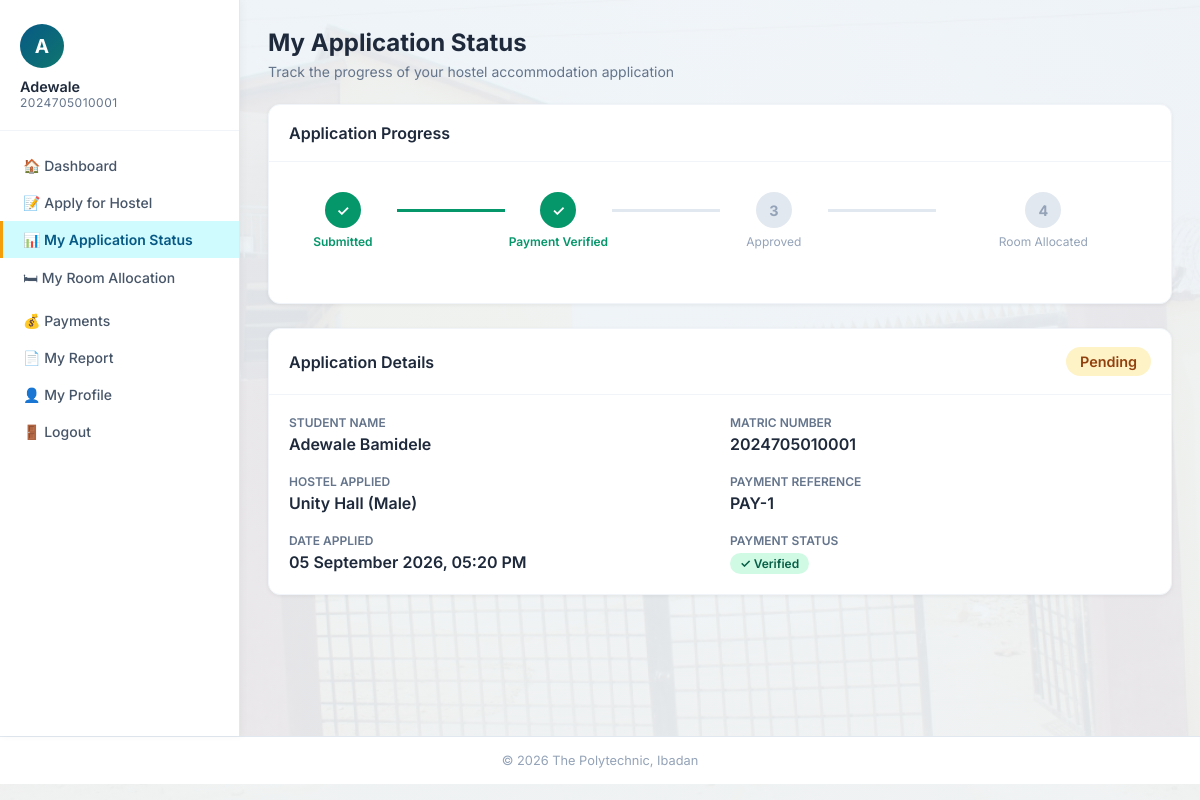
Page /student/status.php (signed in) on the committed database.
### tables this page shows
CREATE TABLE students (
    student_id INT AUTO_INCREMENT PRIMARY KEY,
    matric_no VARCHAR(13) NOT NULL UNIQUE,
    full_name VARCHAR(200) NOT NULL,
    department VARCHAR(150) NOT NULL,
    level VARCHAR(20) NOT NULL,
    gender VARCHAR(10) NOT NULL,
    phone VARCHAR(20),
    email VARCHAR(150),
    password VARCHAR(255) NOT NULL,
    created_at DATETIME DEFAULT CURRENT_TIMESTAMP
);

CREATE TABLE payments (
    payment_id INT AUTO_INCREMENT PRIMARY KEY,
    student_id INT NOT NULL,
    amount DECIMAL(10,2) NOT NULL,
    payment_ref VARCHAR(100),
    payment_date DATETIME DEFAULT CURRENT_TIMESTAMP,
    verified VARCHAR(10) DEFAULT 'No',
    FOREIGN KEY (student_id) REFERENCES students(student_id) ON DELETE CASCADE
);

CREATE TABLE applications (
    app_id INT AUTO_INCREMENT PRIMARY KEY,
    student_id INT NOT NULL,
    hostel_id INT NOT NULL,
    preferred_room_id INT NULL,
    preferred_bunk VARCHAR(10) NULL,
    payment_ref VARCHAR(100),
    status VARCHAR(20) NOT NULL DEFAULT 'Pending',
    rejection_reason TEXT NULL,
    applied_at DATETIME DEFAULT CURRENT_TIMESTAMP,
    FOREIGN KEY (student_id) REFERENCES students(student_id) ON DELETE CASCADE,
    FOREIGN KEY (hostel_id) REFERENCES hostels(hostel_id) ON DELETE CASCADE,
    FOREIGN KEY (preferred_room_id) REFERENCES rooms(room_id) ON DELETE SET NULL
);

CREATE TABLE hostels (
    hostel_id INT AUTO_INCREMENT PRIMARY KEY,
    hostel_name VARCHAR(150) NOT NULL,
    hostel_type VARCHAR(10) NOT NULL,
    total_rooms INT NOT NULL,
    created_at DATETIME DEFAULT CURRENT_TIMESTAMP
);

### student/status.php (the view, shortened to what this page needs)
<?php
require_once '../includes/db.php';
$sid = $_SESSION['student_id'];
$student = $pdo->prepare("SELECT * FROM students WHERE student_id=?");
$student->execute([$sid]);
$student = $student->fetch();
$application = $pdo->prepare("SELECT a.*, h.hostel_name, h.hostel_type FROM applications a JOIN hostels h ON a.hostel_id=h.hostel_id WHERE a.student_id=? ORDER BY a.applied_at DESC LIMIT 1");
$application->execute([$sid]);
$application = $application->fetch();
$payment = $pdo->prepare("SELECT * FROM payments WHERE student_id=? ORDER BY payment_date DESC LIMIT 1");
$payment->execute([$sid]);
$payment = $payment->fetch();
?>
<!DOCTYPE html>
<html lang="en">
<head>
<link rel="stylesheet" href="../css/style.css?v=6">
</head>
<body>
<div class="wrapper">
<aside class="sidebar">
    <div class="user-info">
        <div class="avatar"><?= strtoupper(substr($student['full_name'],0,1)) ?></div>
        <div class="name"><?= htmlspecialchars(explode(' ',$student['full_name'])[0]) ?></div>
        <div class="role"><?= htmlspecialchars($student['matric_no']) ?></div>
    </div>
    <nav class="sidebar-nav">
        <a href="dashboard.php">🏠 Dashboard</a>
        <a href="apply.php">📝 Apply for Hostel</a>
        <a href="status.php" class="active">📊 My Application Status</a>
        <a href="allocation.php">🛏 My Room Allocation</a>
        <a href="payments.php">💰 Payments</a>
        <a href="reports.php">📄 My Report</a>
        <a href="profile.php">👤 My Profile</a>
        <a href="logout.php">🚪 Logout</a>
    </nav>
</aside>
<main class="main">
    <div class="page-title">My Application Status</div>
    <div class="page-subtitle">Track the progress of your hostel accommodation application</div>
    <?php if (!$application): ?>
    <div class="alert alert-info">
        You have not submitted a hostel application yet. <a href="apply.php"><strong>Apply Now &rarr;</strong></a>
    </div>
    <?php else: ?>
    <div class="card" style="margin-bottom:24px;">
        <div class="card-header"><h3>Application Progress</h3></div>
        <div class="card-body">
            <?php
            $steps = ['Submitted','Payment Verified','Approved','Room Allocated'];
            $current = 0;
            if ($application['status'] === 'Pending') $current = 1;
            if ($payment && $payment['verified'] === 'Yes') $current = 2;
            ?>
            <?php if ($application['status'] === 'Rejected'): ?>
            <div class="alert alert-error">
                ❌ Your application has been <strong>rejected</strong>.
                <?php if (!empty($application['rejection_reason'])): ?>
                    <div style="margin-top:8px;"><strong>Reason:</strong> <?= htmlspecialchars($application['rejection_reason']) ?></div>
                <?php else: ?>
                    Please visit the hostel management office for more information.
                <?php endif; ?>
            </div>
            <?php else: ?>
            <div style="display:flex;align-items:center;gap:0;margin-bottom:24px;overflow-x:auto;padding:10px 0;">
                <?php foreach ($steps as $i => $step): ?>
                <div style="display:flex;align-items:center;flex:1;min-width:120px;">
                    <div style="display:flex;flex-direction:column;align-items:center;flex:1;">
                        <div style="width:36px;height:36px;border-radius:50%;display:flex;align-items:center;justify-content:center;font-weight:700;font-size:0.9rem;
                            background:<?= ($i+1)<=$current ? '#059669' : '#e2e8f0' ?>;
                            color:<?= ($i+1)<=$current ? 'white' : '#94a3b8' ?>;">
                            <?= ($i+1)<=$current ? '✓' : ($i+1) ?>
                        </div>
                        <div style="font-size:0.75rem;margin-top:6px;text-align:center;color:<?= ($i+1)<=$current ? '#059669' : '#94a3b8' ?>;font-weight:<?= ($i+1)<=$current ? '600' : '400' ?>;">
                            <?= $step ?>
                        </div>
                    </div>
                    <?php if ($i < count($steps)-1): ?>
                    <div style="height:3px;flex:1;background:<?= ($i+2)<=$current ? '#059669' : '#e2e8f0' ?>;margin-bottom:20px;"></div>
                    <?php endif; ?>
                </div>
                <?php endforeach; ?>
            </div>
            <?php endif; ?>
        </div>
    </div>
    <div class="card">
        <div class="card-header">
            <h3>Application Details</h3>
            <span class="badge <?= match($application['status']) {
                'Approved','Allocated' => 'badge-success',
                'Rejected' => 'badge-danger',
                default => 'badge-warning'
            } ?>" style="font-size:0.9rem;padding:6px 14px;"><?= $application['status'] ?></span>
        </div>
        <div class="card-body">
            <div style="display:grid;grid-template-columns:1fr 1fr;gap:20px;">
                <div>
                    <div style="font-size:0.75rem;color:#64748b;text-transform:uppercase;font-weight:600;margin-bottom:4px;">Student Name</div>
                    <div style="font-weight:600;"><?= htmlspecialchars($student['full_name']) ?></div>
                </div>
                <div>
                    <div style="font-size:0.75rem;color:#64748b;text-transform:uppercase;font-weight:600;margin-bottom:4px;">Matric Number</div>
                    <div style="font-weight:600;"><?= htmlspecialchars($student['matric_no']) ?></div>
                </div>
                <div>
                    <div style="font-size:0.75rem;color:#64748b;text-transform:uppercase;font-weight:600;margin-bottom:4px;">Hostel Applied</div>
                    <div style="font-weight:600;"><?= htmlspecialchars($application['hostel_name']) ?> (<?= $application['hostel_type'] ?>)</div>
                </div>
                <div>
                    <div style="font-size:0.75rem;color:#64748b;text-transform:uppercase;font-weight:600;margin-bottom:4px;">Payment Reference</div>
                    <div style="font-weight:600;"><?= htmlspecialchars($application['payment_ref'] ?? 'N/A') ?></div>
                </div>
                <div>
                    <div style="font-size:0.75rem;color:#64748b;text-transform:uppercase;font-weight:600;margin-bottom:4px;">Date Applied</div>
                    <div style="font-weight:600;"><?= date('d F Y, h:i A', strtotime($application['applied_at'])) ?></div>
                </div>
                <div>
                    <div style="font-size:0.75rem;color:#64748b;text-transform:uppercase;font-weight:600;margin-bottom:4px;">Payment Status</div>
                    <div>
                        <span class="badge <?= ($payment && $payment['verified']==='Yes') ? 'badge-success' : 'badge-warning' ?>">
                            <?= ($payment && $payment['verified']==='Yes') ? '✓ Verified' : 'Awaiting Verification' ?>
                        </span>
                    </div>
                </div>
            </div>
        </div>
    </div>
    <?php endif; ?>
</main>
</div>
<div class="footer">&copy; <?= date('Y') ?> The Polytechnic, Ibadan</div>
</body>
</html>

### css/style.css (style rules this page uses)
* { margin: 0; padding: 0; box-sizing: border-box; }
body { font-family: 'Inter', sans-serif; background-image: linear-gradient(rgba(240,244,248,0.93), rgba(240,244,248,0.93)), url('../assets/olorihostel.jpg'); background-position: center; background-size: cover; background-attachment: fixed; color: #1e293b; min-height: 100vh; }
.wrapper { display: flex; min-height: calc(100vh - 64px); }
.sidebar { width: 240px; background: white; border-right: 1px solid #e2e8f0; padding: 24px 0; flex-shrink: 0; box-shadow: 2px 0 8px rgba(0,0,0,0.04); }
.sidebar .user-info { padding: 0 20px 20px; border-bottom: 1px solid #f1f5f9; margin-bottom: 16px; }
.sidebar .user-info .avatar { width: 44px; height: 44px; background: linear-gradient(135deg, #075985 0%, #0f766e 100%); border-radius: 50%; display: flex; align-items: center; justify-content: center; color: white; font-size: 1.2rem; font-weight: 700; margin-bottom: 10px; }
.sidebar .user-info .name { font-size: 0.9rem; font-weight: 600; color: #1e293b; }
.sidebar .user-info .role { font-size: 0.75rem; color: #64748b; text-transform: uppercase; letter-spacing: 0.5px; }
.sidebar-nav a { display: flex; align-items: center; gap: 10px; padding: 10px 20px; color: #475569; text-decoration: none; font-size: 0.875rem; font-weight: 500; transition: all 0.2s; border-left: 3px solid transparent; }
.sidebar-nav a.active { background: #cffafe; color: #075985; border-left-color: #f59e0b; font-weight: 600; }
.main { flex: 1; padding: 28px; overflow-x: hidden; }
.page-title { font-size: 1.5rem; font-weight: 700; color: #1e293b; margin-bottom: 6px; }
.page-subtitle { font-size: 0.875rem; color: #64748b; margin-bottom: 24px; }
.card { background: white; border-radius: 12px; box-shadow: 0 1px 4px rgba(0,0,0,0.06); border: 1px solid #f1f5f9; overflow: hidden; margin-bottom: 24px; }
.card-header { padding: 18px 20px; border-bottom: 1px solid #f1f5f9; display: flex; align-items: center; justify-content: space-between; }
.card-header h3 { font-size: 1rem; font-weight: 600; color: #1e293b; }
.card-body { padding: 20px; }
.badge { display: inline-block; padding: 3px 10px; border-radius: 20px; font-size: 0.75rem; font-weight: 600; }
.badge-success { background: #d1fae5; color: #065f46; }
.badge-warning { background: #fef3c7; color: #92400e; }
.footer { background: white; border-top: 1px solid #e2e8f0; padding: 16px 28px; text-align: center; font-size: 0.8rem; color: #94a3b8; }

### rows in the picture
students: full_name "A", full_name "Adewale", matric_no "2024705010001", full_name "Adewale Bamidele"
applications: status "Pending", hostel.hostel_name "Unity Hall", hostel.hostel_type "Male", payment_ref "PAY-1", applied_at "05 September 2026, 05:20 PM"

### other values in the picture
$step "Submitted"
$step "Payment Verified"
$step "Approved"
$step "Room Allocated"
